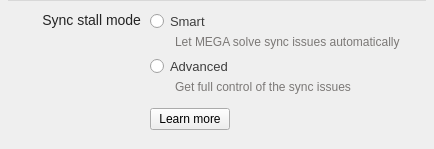
<?xml version="1.0" encoding="UTF-8"?>
<ui version="4.0">
 <class>SyncStallModeSelector</class>
 <widget class="QWidget" name="SyncStallModeSelector">
  <property name="geometry">
   <rect>
    <x>0</x>
    <y>0</y>
    <width>434</width>
    <height>149</height>
   </rect>
  </property>
  <property name="windowTitle">
   <string/>
  </property>
  <property name="styleSheet">
   <string notr="true">#Title
{
color: #242424;
font-size: 14px;
}

#SmartSelector, #AdvanceSelector
{
color: #3D3D3D;
font-size: 13px;
}


#SmartDescription, #AdvanceDescription
{
color: #7B7876;
font-size: 12px;
}

#wSeparator
{
background-color: rgba(0,0,0,0.1);
}</string>
  </property>
  <layout class="QVBoxLayout" name="verticalLayout">
   <property name="spacing">
    <number>0</number>
   </property>
   <property name="leftMargin">
    <number>0</number>
   </property>
   <property name="topMargin">
    <number>0</number>
   </property>
   <property name="rightMargin">
    <number>0</number>
   </property>
   <property name="bottomMargin">
    <number>0</number>
   </property>
   <item>
    <widget class="QWidget" name="wSeparator" native="true">
     <property name="sizePolicy">
      <sizepolicy hsizetype="Preferred" vsizetype="Preferred">
       <horstretch>0</horstretch>
       <verstretch>0</verstretch>
      </sizepolicy>
     </property>
     <property name="minimumSize">
      <size>
       <width>0</width>
       <height>1</height>
      </size>
     </property>
     <property name="maximumSize">
      <size>
       <width>16777215</width>
       <height>1</height>
      </size>
     </property>
     <property name="focusPolicy">
      <enum>Qt::NoFocus</enum>
     </property>
     <property name="styleSheet">
      <string notr="true">margin-left: 8px;
margin-right: 8px;
</string>
     </property>
     <property name="text" stdset="0">
      <string/>
     </property>
     <property name="iconSize" stdset="0">
      <size>
       <width>576</width>
       <height>1</height>
      </size>
     </property>
     <property name="checkable" stdset="0">
      <bool>false</bool>
     </property>
    </widget>
   </item>
   <item>
    <widget class="QWidget" name="SyncStallContainer" native="true">
     <layout class="QHBoxLayout" name="horizontalLayout">
      <property name="spacing">
       <number>0</number>
      </property>
      <property name="leftMargin">
       <number>0</number>
      </property>
      <property name="topMargin">
       <number>10</number>
      </property>
      <property name="rightMargin">
       <number>0</number>
      </property>
      <property name="bottomMargin">
       <number>12</number>
      </property>
      <item>
       <spacer name="horizontalSpacer">
        <property name="orientation">
         <enum>Qt::Horizontal</enum>
        </property>
        <property name="sizeHint" stdset="0">
         <size>
          <width>40</width>
          <height>20</height>
         </size>
        </property>
       </spacer>
      </item>
      <item>
       <layout class="QGridLayout" name="layout">
        <property name="topMargin">
         <number>0</number>
        </property>
        <property name="bottomMargin">
         <number>0</number>
        </property>
        <property name="horizontalSpacing">
         <number>0</number>
        </property>
        <property name="verticalSpacing">
         <number>7</number>
        </property>
        <item row="1" column="1">
         <widget class="QWidget" name="Advanced" native="true">
          <layout class="QVBoxLayout" name="verticalLayout_3">
           <property name="spacing">
            <number>3</number>
           </property>
           <property name="leftMargin">
            <number>0</number>
           </property>
           <property name="topMargin">
            <number>0</number>
           </property>
           <property name="rightMargin">
            <number>0</number>
           </property>
           <property name="bottomMargin">
            <number>0</number>
           </property>
           <item>
            <widget class="QRadioButton" name="AdvanceSelector">
             <property name="text">
              <string>Advanced</string>
             </property>
             <attribute name="buttonGroup">
              <string notr="true">buttonGroup</string>
             </attribute>
            </widget>
           </item>
           <item>
            <widget class="QLabel" name="AdvanceDescription">
             <property name="text">
              <string>Get full control of the sync issues</string>
             </property>
             <property name="indent">
              <number>25</number>
             </property>
            </widget>
           </item>
          </layout>
         </widget>
        </item>
        <item row="2" column="1">
         <widget class="QWidget" name="LearnMoreContainer" native="true">
          <property name="minimumSize">
           <size>
            <width>0</width>
            <height>0</height>
           </size>
          </property>
          <layout class="QHBoxLayout" name="horizontalLayout_2">
           <property name="spacing">
            <number>0</number>
           </property>
           <property name="leftMargin">
            <number>0</number>
           </property>
           <property name="topMargin">
            <number>0</number>
           </property>
           <property name="rightMargin">
            <number>0</number>
           </property>
           <property name="bottomMargin">
            <number>0</number>
           </property>
           <item>
            <widget class="QPushButton" name="LearnMoreButton">
             <property name="cursor">
              <cursorShape>PointingHandCursor</cursorShape>
             </property>
             <property name="text">
              <string>Learn more</string>
             </property>
            </widget>
           </item>
           <item>
            <spacer name="horizontalSpacer_3">
             <property name="orientation">
              <enum>Qt::Horizontal</enum>
             </property>
             <property name="sizeHint" stdset="0">
              <size>
               <width>40</width>
               <height>20</height>
              </size>
             </property>
            </spacer>
           </item>
          </layout>
         </widget>
        </item>
        <item row="0" column="1">
         <widget class="QWidget" name="Smart" native="true">
          <layout class="QVBoxLayout" name="verticalLayout_2">
           <property name="spacing">
            <number>3</number>
           </property>
           <property name="leftMargin">
            <number>0</number>
           </property>
           <property name="topMargin">
            <number>0</number>
           </property>
           <property name="rightMargin">
            <number>0</number>
           </property>
           <property name="bottomMargin">
            <number>0</number>
           </property>
           <item>
            <widget class="QRadioButton" name="SmartSelector">
             <property name="text">
              <string>Smart</string>
             </property>
             <attribute name="buttonGroup">
              <string notr="true">buttonGroup</string>
             </attribute>
            </widget>
           </item>
           <item>
            <widget class="QLabel" name="SmartDescription">
             <property name="text">
              <string>Let MEGA solve sync issues automatically</string>
             </property>
             <property name="indent">
              <number>25</number>
             </property>
            </widget>
           </item>
          </layout>
         </widget>
        </item>
        <item row="0" column="0" rowspan="2" alignment="Qt::AlignTop">
         <widget class="QWidget" name="TitleContainer" native="true">
          <layout class="QVBoxLayout" name="verticalLayout_4">
           <property name="topMargin">
            <number>1</number>
           </property>
           <item>
            <widget class="QLabel" name="Title">
             <property name="styleSheet">
              <string notr="true"/>
             </property>
             <property name="text">
              <string>Sync stall mode</string>
             </property>
             <property name="alignment">
              <set>Qt::AlignRight|Qt::AlignTrailing|Qt::AlignVCenter</set>
             </property>
            </widget>
           </item>
          </layout>
         </widget>
        </item>
       </layout>
      </item>
      <item>
       <spacer name="horizontalSpacer_2">
        <property name="orientation">
         <enum>Qt::Horizontal</enum>
        </property>
        <property name="sizeHint" stdset="0">
         <size>
          <width>40</width>
          <height>20</height>
         </size>
        </property>
       </spacer>
      </item>
     </layout>
    </widget>
   </item>
  </layout>
 </widget>
 <resources/>
 <connections/>
 <buttongroups>
  <buttongroup name="buttonGroup"/>
 </buttongroups>
</ui>
